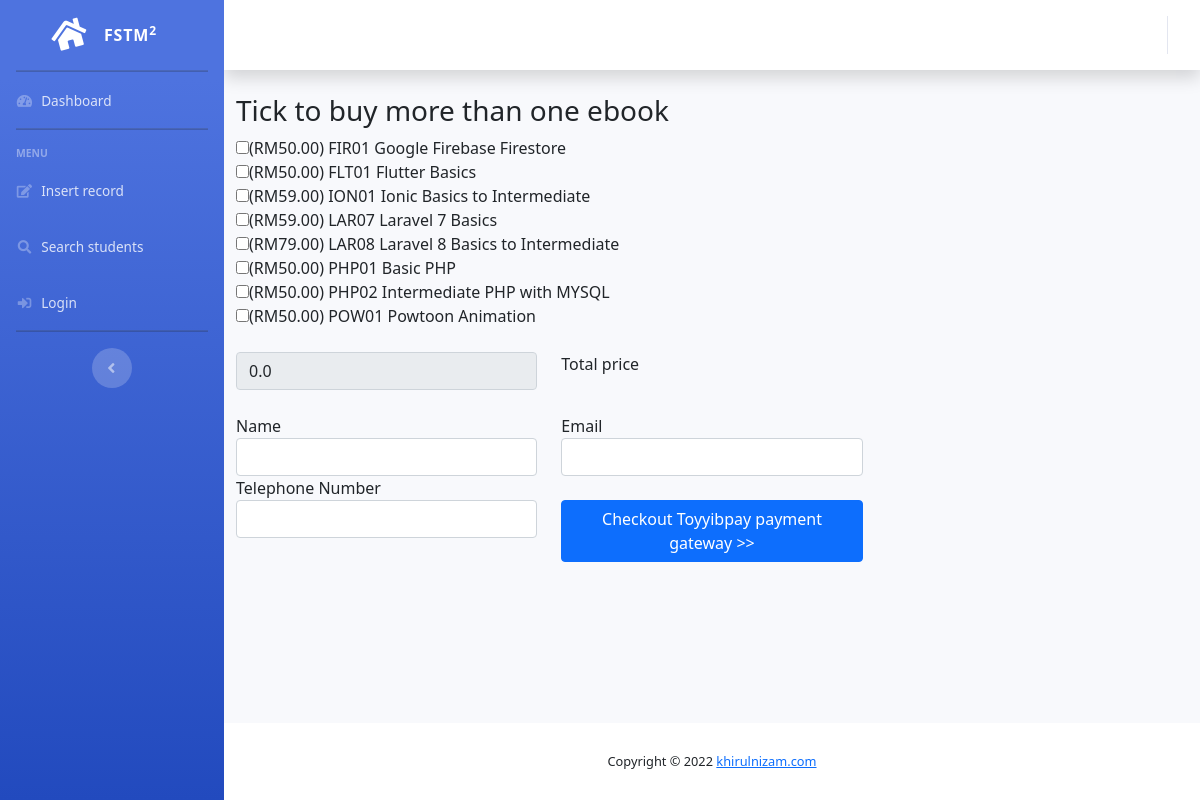
The page /paymet-ebooks-form.php on the database its author committed.
### tables this page shows
CREATE TABLE IF NOT EXISTS `ebooks` (
  `id` int(11) NOT NULL AUTO_INCREMENT,
  `bookid` varchar(10) NOT NULL,
  `title` varchar(200) DEFAULT NULL,
  `price` decimal(5,2) DEFAULT NULL,
  `author` varchar(200) DEFAULT NULL,
  `downloadlink` varchar(255) DEFAULT NULL,
  PRIMARY KEY (`bookid`),
  KEY `id` (`id`)
);

### paymet-ebooks-form.php (the view, shortened to what this page needs)
<?php include "include/header.template.php"; ?>
<h3>Tick to buy more than one ebook</h3>
<form action="payment-ebook-generate-gateway-call.php"
method="post">
    <?php
    include "include/dbconnect.php";
    $sql = "SELECT bookid,title,price from ebooks";
    $result = mysqli_query($conn, $sql);
    if (mysqli_num_rows($result) > 0) {
        while($row = mysqli_fetch_assoc($result)) {
            $bookid=$row['bookid'];
            $title =$row['title'];
            $price =$row['price'];
            echo "<input type='checkbox' name='bookid[]' value='$bookid'
            onclick='calctotal($price, this.checked)'
            class='checks' data-price='$price'>";
            echo  "(RM$price) $bookid $title <br>";
        }
    }
    else {
        echo "No results";
    }
    ?>
    <br>
    <div class="row">
        <div class="col-4">
        <input type="text" name="totalprice" id="totalprice"
        readonly value="0.0"
        class="form-control">
        </div>
        <div class="col-4">
        Total price<br>
        </div>
    </div>
    <br>
    <div class="row">
        <div class="col-4">
        Name<br>
        <input type="text" name="buyername"
        required
        class="form-control">
        </div>
        <div class="col-4">
        Email<br>
        <input type="email" name="buyeremail"
        required
        class="form-control">
        </div>
    </div>
    <div class="row">
        <div class="col-4">
        Telephone Number<br>
        <input type="phone" name="phoneno"
        required
        class="form-control">
        </div>
        <div class="col-4">
        &nbsp;<br>
        <button type="submit" class="btn btn-primary">
            Checkout Toyyibpay payment gateway &gt;&gt;</button>
        </div>
    </div>
</form>
<?php
include "include/footer.template.php"; ?>

### rows shown on the page
ebooks: price "50.00", bookid "FIR01", title "Google Firebase Firestore"
ebooks: price "50.00", bookid "FLT01", title "Flutter Basics"
ebooks: price "59.00", bookid "ION01", title "Ionic Basics to Intermediate"
ebooks: price "59.00", bookid "LAR07", title "Laravel 7 Basics"
ebooks: price "79.00", bookid "LAR08", title "Laravel 8 Basics to Intermediate"
ebooks: price "50.00", bookid "PHP01", title "Basic PHP"
ebooks: price "50.00", bookid "PHP02", title "Intermediate PHP with MYSQL"
ebooks: price "50.00", bookid "POW01", title "Powtoon Animation"

### other values the page prints
date ("Y") "2022"
